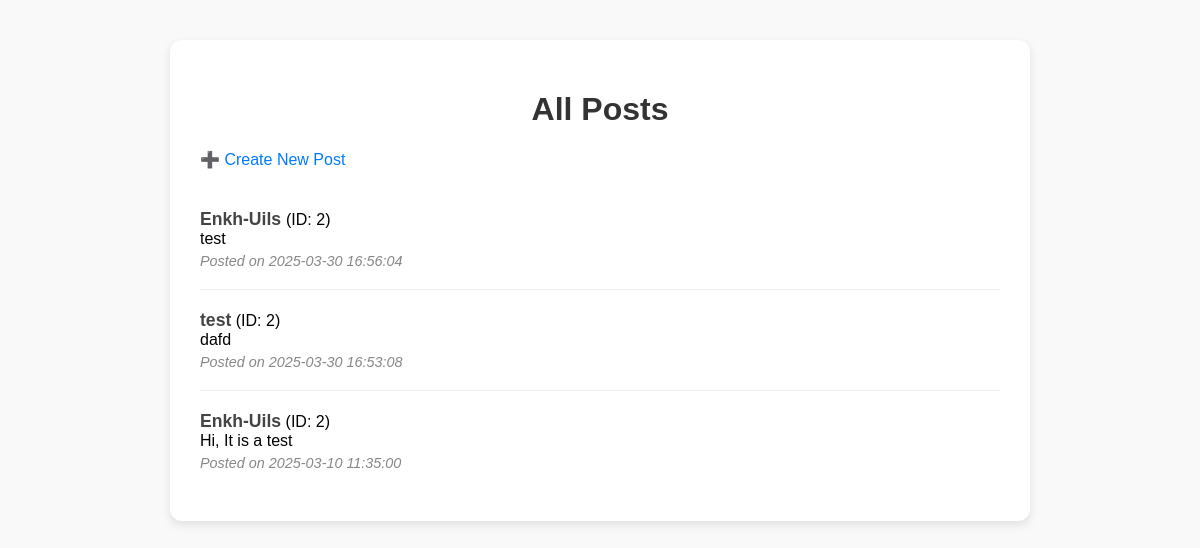
The page /posts on the database its author committed.
### main.py (models this page shows, shortened)
class Post(db.Model):
    __tablename__ = 'posts'
    id = db.Column(db.Integer, primary_key=True, autoincrement=True)
    post = db.Column(db.Text, nullable=False)
    author_id = db.Column(db.Integer, db.ForeignKey('users.id'), nullable=False)
    author_name = db.Column(db.String(255), nullable=False)
    created_at = db.Column(db.DateTime, default=db.func.now())
    updated_at = db.Column(db.DateTime, default=db.func.now(), onupdate=db.func.now())

### main.py (the view)
@app.route('/posts')
def show_posts():
    posts = Post.query.order_by(Post.created_at.desc()).all()
    return render_template('posts.html', posts=posts)

### templates/posts.html (shortened to what this page needs)
<!DOCTYPE html>
<html>
<head>
    <link rel="stylesheet" href="{{ url_for('static', filename='css/post.css') }}">
</head>
<body>
    <div class="container">
        <h1>All Posts</h1>
        <a href="{{ url_for('create_post') }}">➕ Create New Post</a>
        {% for post in posts %}
            <div class="post">
                <strong>{{ post.author_name }}</strong> (ID: {{ post.author_id }})<br>
                {{ post.post }}<br>
                <em>Posted on {{ post.created_at.strftime('%Y-%m-%d %H:%M:%S') }}</em>
            </div>
        {% endfor %}
    </div>
</body>
</html>

### static/css/post.css (style rules this page uses)
body { font-family: Arial, sans-serif; background-color: #f9f9f9; margin: 0; padding: 0; }
.container { width: 80%; max-width: 800px; margin: 40px auto; background-color: #fff; padding: 30px; border-radius: 12px; box-shadow: 0 4px 10px rgba(0, 0, 0, 0.1); }
h1 { text-align: center; color: #333; }
a { display: inline-block; margin-bottom: 20px; color: #007BFF; text-decoration: none; }
.post { border-bottom: 1px solid #eee; padding: 20px 0; }
.post:last-child { border-bottom: none; }
.post strong { font-size: 1.1em; color: #444; }
.post em { display: block; margin-top: 5px; color: #888; font-size: 0.9em; }

### rows shown on the page
Post: author_name "Enkh-Uils", author_id "2", post "test", created_at "2025-03-30 16:56:04"
Post: author_name "test", author_id "2", post "dafd", created_at "2025-03-30 16:53:08"
Post: author_name "Enkh-Uils", author_id "2", post "Hi, It is a test", created_at "2025-03-10 11:35:00"
